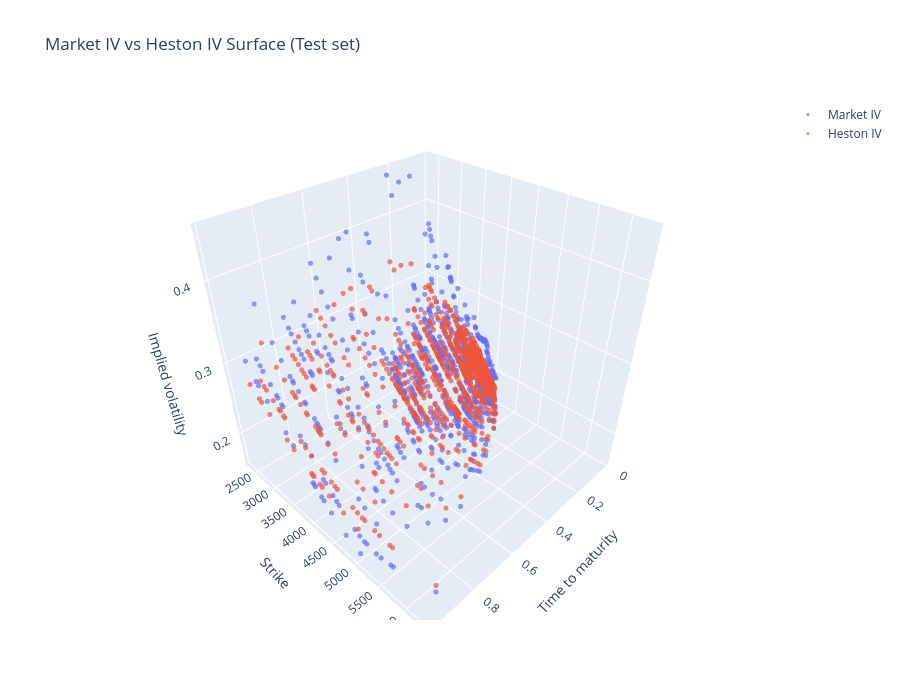

Notebook cell for this chart:
### Code cell
# ============================================================
# 3D IV surface: market IV and Heston IV
# ============================================================

surface_df = test_eval.copy()

x = surface_df["tau"].to_numpy(float)
y = surface_df["strike"].to_numpy(float)
z = surface_df["market_iv_from_mid"].to_numpy(float)
z_heston = surface_df["heston_iv"].to_numpy(float)

# Grid
tau_grid = np.linspace(x.min(), x.max(), 60)
strike_grid = np.linspace(y.min(), y.max(), 80)
tau_mesh, strike_mesh = np.meshgrid(tau_grid, strike_grid)

market_IV_grid = griddata(points=(x, y), values=z, xi=(tau_mesh, strike_mesh), method="linear")
heston_IV_grid = griddata(points=(x, y), values=z_heston, xi=(tau_mesh, strike_mesh), method="linear")

fig = go.Figure()
# fig.add_trace(go.Surface(
#     x=tau_mesh, y=strike_mesh, z=market_IV_grid,
#     colorscale="Viridis", opacity=0.8))
fig.add_trace(go.Scatter3d(
    x=surface_df["tau"], y=surface_df["strike"], z=surface_df["market_iv_from_mid"],
    mode="markers", name="Market IV", marker=dict(size=3, opacity=0.7)))
fig.add_trace(go.Scatter3d(
    x=surface_df["tau"], y=surface_df["strike"], z=surface_df["heston_iv"],
    mode="markers", name="Heston IV", marker=dict(size=3, opacity=0.7)))
# fig.add_trace(go.Surface(
#     x=tau_mesh, y=strike_mesh, z=heston_IV_grid,
#     colorscale="Cividis", opacity=0.8))
fig.update_layout(
    title="Market IV vs Heston IV Surface (Test set)",
    scene=dict(xaxis_title="Time to maturity", yaxis_title="Strike", zaxis_title="Implied volatility"),
    width=900, height=700)
fig.show()

### Figure 1 — Plotly figure (JSON) as saved in the notebook; plotly's stock layout.template omitted (floating-point values rounded to 4 significant figures; data arrays with more than 128 entries replaced by an {"elided": "..."} marker saying what was removed)
{"data": [{"marker": {"opacity": 0.7, "size": 3}, "mode": "markers", "name": "Market IV", "type": "scatter3d", "x": {"elided": "996 float values"}, "y": {"elided": "996 float values"}, "z": {"elided": "996 float values"}}, {"marker": {"opacity": 0.7, "size": 3}, "mode": "markers", "name": "Heston IV", "type": "scatter3d", "x": {"elided": "996 float values"}, "y": {"elided": "996 float values"}, "z": {"elided": "996 float values"}}], "layout": {"height": 700, "scene": {"xaxis": {"title": {"text": "Time to maturity"}}, "yaxis": {"title": {"text": "Strike"}}, "zaxis": {"title": {"text": "Implied volatility"}}}, "title": {"text": "Market IV vs Heston IV Surface (Test set)"}, "width": 900}}
